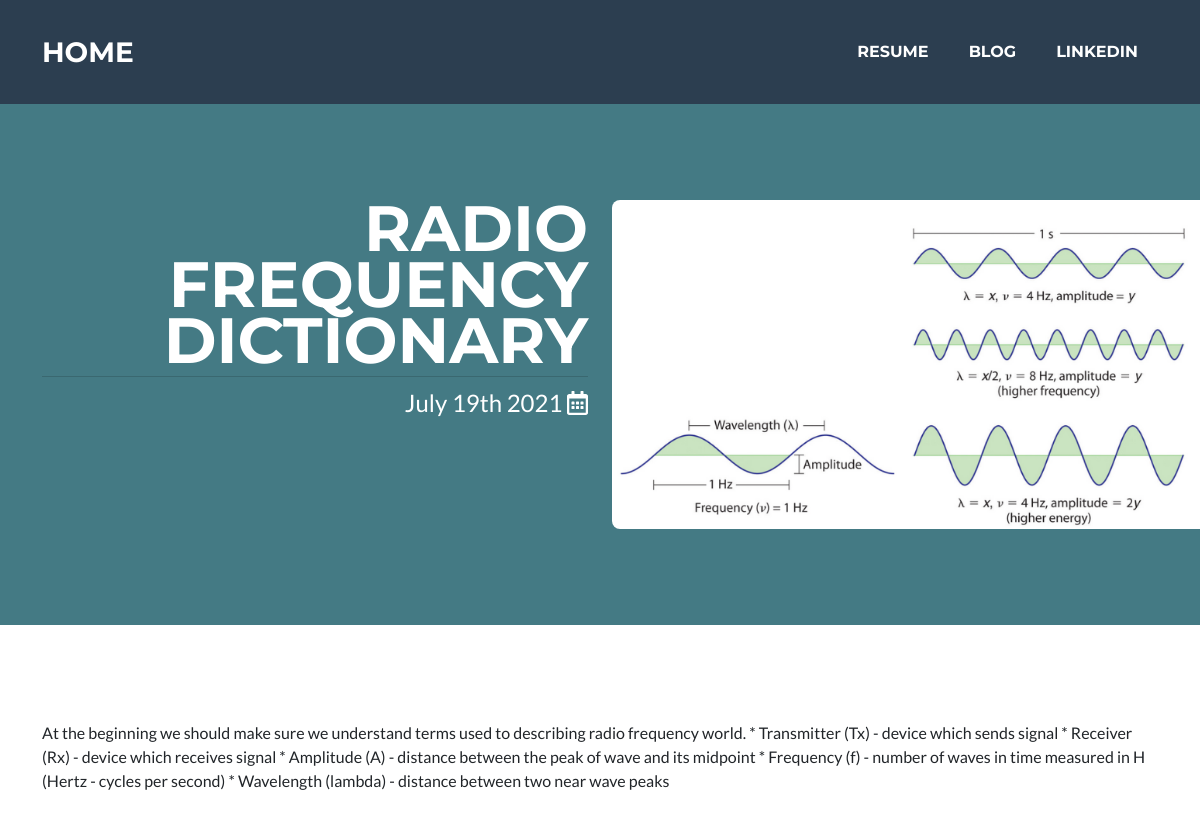
Before: /blog/15/ with the older database file.
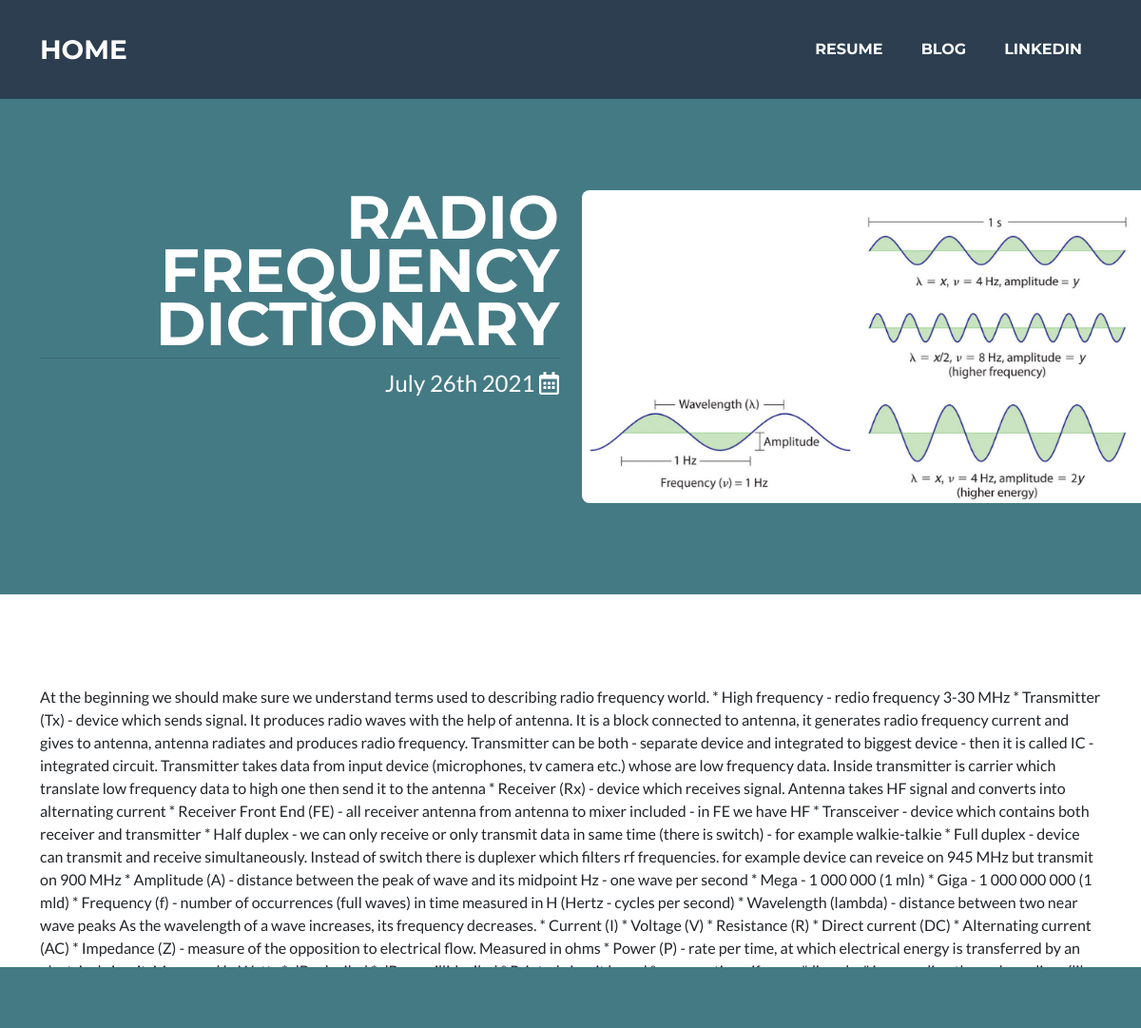
After: the same page with the newer database file.
### blog/models.py (models this page shows, shortened)
class Blog(models.Model):  # only properties in models class need migrations. function do not
    title = models.CharField(max_length=200)
    date = models.DateField(auto_now=True)
    text = models.TextField()
    image = models.ImageField(upload_to='blog/images/', blank=True)

### blog/views.py (the view)
# urls.py: path('<int:blog_id>/', views.detail, name='detail'),
def detail(request, blog_id):
    blog = get_object_or_404(Blog, pk=blog_id)
    return render(request, 'blog/detail.html', {'blog': blog})

### blog/templates/blog/detail.html
{% extends 'portfolio/base.html' %}
{% block content %}
<header class="masthead bg-primary text-white">
    <div class="container">
        <div class="row">
            <div class="col-lg-6 text-end">
                <h1 class="masthead-heading text-uppercase">{{ blog.title }}</h1>
                <div class="dropdown-divider"></div>
                <p class="masthead-subheading font-weight-light mb-0">{{ blog.date|date:'F jS Y' }}
                    <i class="far fa-calendar-alt"></i>
                </p>
            </div>
            <div class="col-lg-6">
                {% if blog.image %}
                <img class=" rounded" width="600" src="{{ blog.image.url }}">
                {% endif %}
            </div>
        </div>
    </div>
</header>
<body>
<section class="page-section">
    <div class="container">
        <p class="text-body">{{ blog.text|safe }}</p>
    </div>
</section>
</body>
{% endblock %}

Changed rows visible on the page:
changed Blog "RADIO FREQUENCY DICTIONARY": date "July 19th 2021" → "July 26th 2021"; text "…radio frequency world. * Transmitter (Tx) - device which sends signal * Receiver (Rx) - device which receives signal * Amplitude (A) - distance between the peak of wave and its midpoint * Frequency (f) - number of waves in time measured in H (Hertz - cycles per second) * Wavelength (lambda) - distance between two near wave peaks" → "…radio frequency world. * High frequency - redio frequency 3-30 MHz * Transmitter (Tx) - device which sends signal. It produces radio waves with the help of antenna. It is a block connected to antenna, it generates radio frequency current and gives to antenna, antenna radiates and produces radio frequency. Transmitter can be both - separate device and integrated to biggest device - then it is called IC - integrated circuit. Transmitter takes data from input device (microphones, tv camera etc.) whose are low frequency data. Inside transmitter is carrier which translate low frequency data to high one then send it to the antenna * Receiver (Rx) - device which receives signal. Antenna takes HF…"
